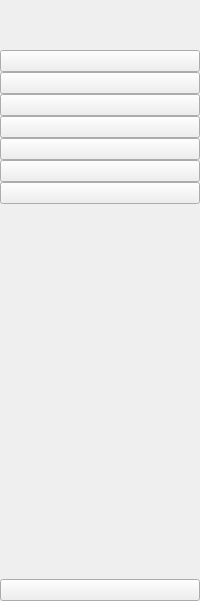
     <widget class="QWidget" name="icon_only_widget" native="true">
      <layout class="QVBoxLayout" name="verticalLayout_3">
       <property name="spacing">
        <number>0</number>
       </property>
       <property name="leftMargin">
        <number>0</number>
       </property>
       <property name="topMargin">
        <number>0</number>
       </property>
       <property name="rightMargin">
        <number>0</number>
       </property>
       <property name="bottomMargin">
        <number>0</number>
       </property>
       <item>
        <layout class="QHBoxLayout" name="horizontalLayout_3">
         <item>
          <widget class="QLabel" name="logo_label_1">
           <property name="minimumSize">
            <size>
             <width>50</width>
             <height>50</height>
            </size>
           </property>
           <property name="maximumSize">
            <size>
             <width>50</width>
             <height>50</height>
            </size>
           </property>
           <property name="text">
            <string/>
           </property>
           <property name="pixmap">
            <pixmap>:/icon/icon/Logo.png</pixmap>
           </property>
           <property name="scaledContents">
            <bool>true</bool>
           </property>
          </widget>
         </item>
        </layout>
       </item>
       <item>
        <layout class="QVBoxLayout" name="verticalLayout">
         <property name="spacing">
          <number>0</number>
         </property>
         <item>
          <widget class="QPushButton" name="home_btn_1">
           <property name="text">
            <string/>
           </property>
           <property name="icon">
            <iconset>
             <normaloff>:/icon/icon/home-4-32.ico</normaloff>
             <normalon>:/icon/icon/home-4-48.ico</normalon>:/icon/icon/home-4-32.ico</iconset>
           </property>
           <property name="iconSize">
            <size>
             <width>20</width>
             <height>20</height>
            </size>
           </property>
           <property name="checkable">
            <bool>true</bool>
           </property>
           <property name="autoExclusive">
            <bool>true</bool>
           </property>
          </widget>
         </item>
         <item>
          <widget class="QPushButton" name="orders_btn_1">
           <property name="text">
            <string/>
           </property>
           <property name="icon">
            <iconset>
             <normaloff>:/icon/icon/activity-feed-32.ico</normaloff>
             <normalon>:/icon/icon/activity-feed-48.ico</normalon>:/icon/icon/activity-feed-32.ico</iconset>
           </property>
           <property name="iconSize">
            <size>
             <width>20</width>
             <height>20</height>
            </size>
           </property>
           <property name="checkable">
            <bool>true</bool>
           </property>
           <property name="autoExclusive">
            <bool>true</bool>
           </property>
          </widget>
         </item>
         <item>
          <widget class="QPushButton" name="dashboard_btn_1">
           <property name="text">
            <string/>
           </property>
           <property name="icon">
            <iconset>
             <normaloff>:/icon/icon/dashboard-5-32.ico</normaloff>
             <normalon>:/icon/icon/dashboard-5-48.ico</normalon>:/icon/icon/dashboard-5-32.ico</iconset>
           </property>
           <property name="iconSize">
            <size>
             <width>20</width>
             <height>20</height>
            </size>
           </property>
           <property name="checkable">
            <bool>true</bool>
           </property>
           <property name="autoExclusive">
            <bool>true</bool>
           </property>
          </widget>
         </item>
         <item>
          <widget class="QPushButton" name="products_btn_1">
           <property name="text">
            <string/>
           </property>
           <property name="icon">
            <iconset>
             <normaloff>:/icon/icon/product-32.ico</normaloff>
             <normalon>:/icon/icon/product-48.ico</normalon>:/icon/icon/product-32.ico</iconset>
           </property>
           <property name="iconSize">
            <size>
             <width>20</width>
             <height>20</height>
            </size>
           </property>
           <property name="checkable">
            <bool>true</bool>
           </property>
           <property name="autoExclusive">
            <bool>true</bool>
           </property>
          </widget>
         </item>
         <item>
          <widget class="QPushButton" name="category_btn_1">
           <property name="text">
            <string/>
           </property>
          </widget>
         </item>
         <item>
          <widget class="QPushButton" name="customers_btn_1">
           <property name="text">
            <string/>
           </property>
           <property name="icon">
            <iconset>
             <normaloff>:/icon/icon/group-32.ico</normaloff>
             <normalon>:/icon/icon/group-48.ico</normalon>:/icon/icon/group-32.ico</iconset>
           </property>
           <property name="iconSize">
            <size>
             <width>20</width>
             <height>20</height>
            </size>
           </property>
           <property name="checkable">
            <bool>true</bool>
           </property>
           <property name="autoExclusive">
            <bool>true</bool>
           </property>
          </widget>
         </item>
         <item>
          <widget class="QPushButton" name="user_btn_1">
           <property name="text">
            <string/>
           </property>
          </widget>
         </item>
        </layout>
       </item>
       <item>
        <spacer name="verticalSpacer">
         <property name="orientation">
          <enum>Qt::Vertical</enum>
         </property>
         <property name="sizeHint" stdset="0">
          <size>
           <width>20</width>
           <height>375</height>
          </size>
         </property>
        </spacer>
       </item>
       <item>
        <widget class="QPushButton" name="exit_btn_1">
         <property name="text">
          <string/>
         </property>
         <property name="icon">
          <iconset>
           <normaloff>:/icon/icon/close-window-64.ico</normaloff>:/icon/icon/close-window-64.ico</iconset>
         </property>
         <property name="iconSize">
          <size>
           <width>20</width>
           <height>20</height>
          </size>
         </property>
        </widget>
       </item>
      </layout>
     </widget>
